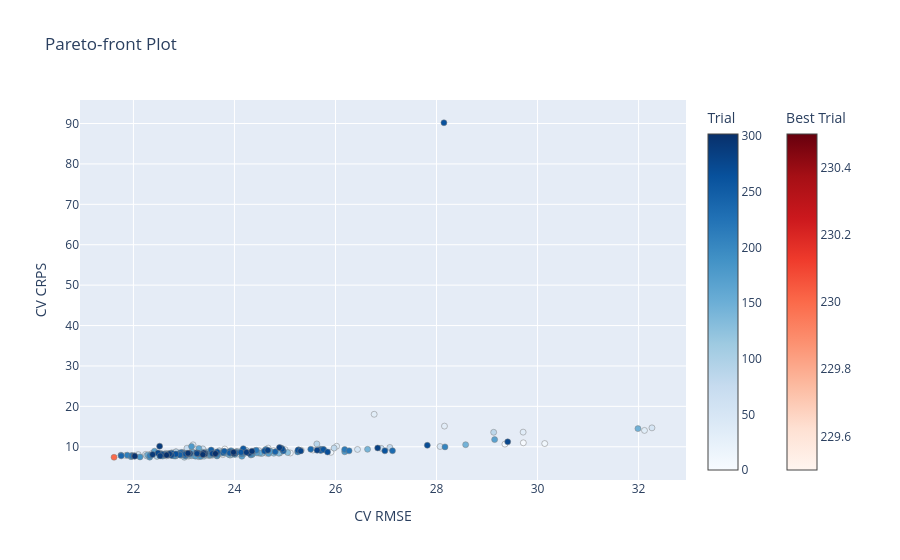

Notebook cell for this chart:
### Markdown cell above
## Pareto front and balanced trial selection

A multi-objective study has no single best trial. For the final refit, the next cell normalizes RMSE and CRPS over the Pareto front and chooses the trial closest to the ideal point `(0, 0)`. This gives both objectives equal weight after accounting for their different scales.

### Code cell
from optuna import visualization

cv_results = study.trials_dataframe(
    attrs=("number", "values", "params", "user_attrs", "state")
)
pareto_trials = study.best_trials
pareto_values = np.asarray([trial.values for trial in pareto_trials], dtype=float)
objective_range = np.ptp(pareto_values, axis=0)
objective_range = np.where(objective_range > 0.0, objective_range, 1.0)
normalized_values = (pareto_values - pareto_values.min(axis=0)) / objective_range
selected_trial = pareto_trials[np.linalg.norm(normalized_values, axis=1).argmin()]

print(f"Pareto-optimal trials: {len(pareto_trials)}")
print(f"Selected trial: {selected_trial.number}")
print(f"Selected median CV RMSE: {selected_trial.values[0]:.3f}")
print(f"Selected median CV CRPS: {selected_trial.values[1]:.3f}")
print(f"Refit iterations: {selected_trial.user_attrs['refit_iterations']}")

display(
    cv_results.loc[cv_results["number"].isin([trial.number for trial in pareto_trials])]
    .sort_values(["values_rmse", "values_crps"])
    .reset_index(drop=True)
)
visualization.plot_pareto_front(study, target_names=["CV RMSE", "CV CRPS"])

### Figure 1 — Plotly figure (JSON) as saved in the notebook; plotly's stock layout.template omitted (floating-point values rounded to 4 significant figures; data arrays with more than 128 entries replaced by an {"elided": "..."} marker saying what was removed)
{"data": [{"hovertemplate": "%{text}<extra>Trial</extra>", "marker": {"color": {"elided": "301 int values"}, "colorbar": {"title": {"text": "Trial"}}, "colorscale": [[0, "rgb(247,251,255)"], [0.125, "rgb(222,235,247)"], [0.25, "rgb(198,219,239)"], [0.375, "rgb(158,202,225)"], [0.5, "rgb(107,174,214)"], [0.625, "rgb(66,146,198)"], [0.75, "rgb(33,113,181)"], [0.875, "rgb(8,81,156)"], [1, "rgb(8,48,107)"]], "line": {"color": "Grey", "width": 0.5}}, "mode": "markers", "showlegend": false, "text": {"elided": "301 str values"}, "type": "scatter", "x": {"elided": "301 float values"}, "y": {"elided": "301 float values"}}, {"hovertemplate": "%{text}<extra>Best Trial</extra>", "marker": {"color": [230], "colorbar": {"title": {"text": "Best Trial"}, "x": 1.1, "xpad": 40}, "colorscale": [[0, "rgb(255,245,240)"], [0.125, "rgb(254,224,210)"], [0.25, "rgb(252,187,161)"], [0.375, "rgb(252,146,114)"], [0.5, "rgb(251,106,74)"], [0.625, "rgb(239,59,44)"], [0.75, "rgb(203,24,29)"], [0.875, "rgb(165,15,21)"], [1, "rgb(103,0,13)"]], "line": {"color": "Grey", "width": 0.5}}, "mode": "markers", "showlegend": false, "text": ["{<br>  \"number\": 230,<br>  \"values\": [<br>    21.616650668962095,<br>    7.403408685786925<br>  ],<br>  \"params\": {<br>    \"learning_rate\": 0.20562239145934344,<br>    \"l2_leaf_reg\": 9.323464126586734,<br>    \"min_data_in_leaf\": 71,<br>    \"depth\": 5,<br>    \"rsm\": 0.7447351536927436,<br>    \"random_strength\": 3.3224729248206386<br>  },<br>  \"user_attrs\": {<br>    \"fold_best_iterations\": [<br>      34,<br>      96,<br>      52,<br>      125,<br>      174<br>    ],<br>    \"fold_crps\": [<br>      10.442670728021914,<br>      7.403408685786925,<br>      9.546444489423036,<br>      6.928090384962924,<br>      7.310542225547189<br>    ],<br>    \"fold_r2score\": [<br>      0.9215866990123202,<br>      0.9601487196695273,<br>      0.9302682039588052,<br>      0.9761382809864059,<br>      0.9548019669784205<br>    ],<br>    \"fold_rmse\": [<br>      30.778993288902115,<br>      19.021625067143777,<br>      29.716519262556766,<br>      15.904616677219797,<br>      21.616650668962095<br>    ],<br>    \"refit_iterations\": 96<br>  }<br>}"], "type": "scatter", "x": [21.62], "y": [7.403]}], "layout": {"title": {"text": "Pareto-front Plot"}, "xaxis": {"title": {"text": "CV RMSE"}}, "yaxis": {"title": {"text": "CV CRPS"}}}}
